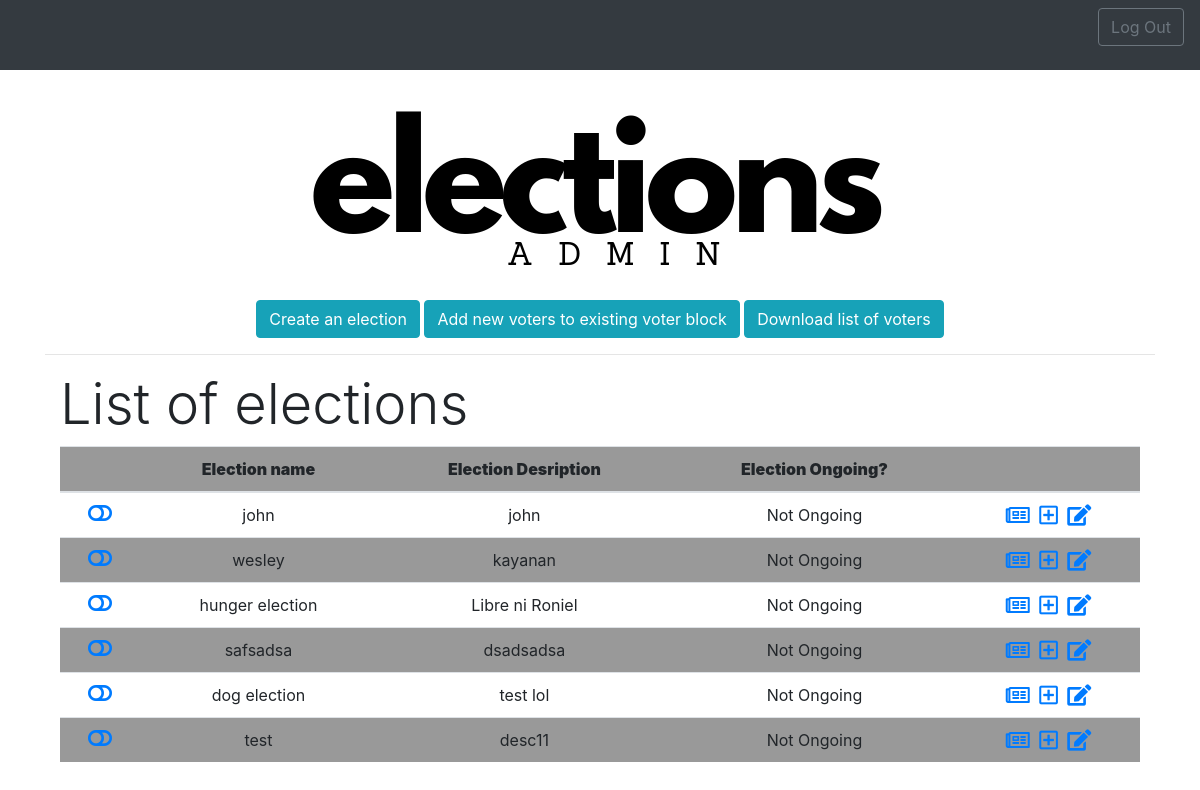
Screenshot of /index.php (signed in) with the database file from the repository.
### tables this page shows
CREATE TABLE `election` (
  `id` int(11) NOT NULL,
  `name` varchar(50) DEFAULT NULL,
  `description` varchar(200) DEFAULT NULL,
  `enabled` tinyint(1) NOT NULL DEFAULT '0'
);

### index.php (the view, shortened to what this page needs)
<?php
  $link = mysqli_connect("localhost","root","","carl");
  $navbarOptions = '';
  if((isset($_SESSION["admin-loggedin"]))){
    $navbarOptions = '<form action="admin_logout.php" method="post">
                      <button type="submit" class="btn btn-outline-secondary" name="logout" id="logout">Log Out</button>
                    </form>';
  } else {
   header("Location: homepage.php");
  }
 ?>
<html>
  <head>
    <link rel = "stylesheet" href = "elections.css">
    <link rel="stylesheet" type="text/css" href="animate.css">
    <link rel="stylesheet" href="https://stackpath.bootstrapcdn.com/bootstrap/4.3.1/css/bootstrap.min.css">
    <link rel="stylesheet" href="https://use.fontawesome.com/releases/v5.3.1/css/all.css">
  </head>
  <body>
    <header>
      <nav class="navbar navbar-dark bg-dark">
        <ul class="navbar-nav">
          <li class="nav-item align-self-center">
            <?php echo $navbarOptions; ?>
          </li>
        </ul>
      </nav>
    </header>
    <main>
      <div class="container">
        <div align="center" class="">
            <img src="elections admin.png">
        </div>
        <div align="center">
            <a><button type="button" class="btn btn-info" data-toggle="modal" data-target="#createElectionsModal"> Create an election </button></a>
            <a href="new_voters.php" ><button type="button" class="btn btn-info"> Add new voters to existing voter block </button></a>
            <a href="print_users.php" ><button type="button" class="btn btn-info"> Download list of voters </button></a>
        </div>
        <hr>
        <div class="container">
            <h2 class="display-4">List of elections</h2>
            <table class="table table-hover" style="border-collapse:collapse;">
                <thead align="center">
                  <tr>
                    <th></th>
                    <th scope="col"><strong>Election name</strong></th>
                    <th scope="col"><strong>Election Desription</strong></th>
                    <th scope="col"><strong>Election Ongoing?</strong></th>
                    <th colspan=2></th>
                  </tr>
                </thead>
                <tbody>
                  <?php
                  $count=1;
                  $sel_query="Select * from election ORDER BY id desc;";
                  $result = mysqli_query($link,$sel_query);
                  while($row = mysqli_fetch_assoc($result)) { ?>
                    <td align="center">
                      <?php
                          if($row["enabled"] == 0){
                              echo '<a href="enable_election.php?id=' . $row["id"] . '"><i class="fas fa-toggle-off fa-lg" title="Enable"></i></a>';
                          } else {
                              echo '<a href="disable_election.php?id=' . $row["id"] . '"><i class="fas fa-toggle-on fa-lg" title="Disable" style="color: green;"></i></a>';
                          }
                      ?>
                    </td>
                    <td align="center"><?php print $row["name"]; ?></td>
                    <td align="center"><?php print $row["description"]; ?></td>
                    <?php
                        if($row["enabled"] == 0){
                            echo '<td align="center">Not Ongoing</td>';
                        }else{
                            echo '<td align="center">Ongoing</td>';
                        }
                    ?>
                    <td align="center">
                      <a href="new_subelection.php?id= <?php print $row["id"]; ?> "><i class="far fa-newspaper fa-lg" style="margin-right: 5px" title="Add new subelection"></i></a>
                      <a href="new_voter_block.php?id= <?php print $row["id"]; ?> "><i class="far fa-plus-square fa-lg" style="margin-right: 5px" title="Add new voter block"></i></a>
                      <a href="election_detail.php?id= <?php print $row["id"]; ?> "><i class="fas fa-edit fa-lg" title="View details"></i></a>
                    </td>
                  <?php $count++; } ?>
                </tbody>
            </table>
        </div>
      </div>
    </main>
  </body>
</html>

### rows the page displays
election: name "john", description "john", enabled "Not Ongoing"
election: name "wesley", description "kayanan", enabled "Not Ongoing"
election: name "hunger election", description "Libre ni Roniel", enabled "Not Ongoing"
election: name "safsadsa", description "dsadsadsa", enabled "Not Ongoing"
election: name "dog election", description "test lol", enabled "Not Ongoing"
election: name "test", description "desc11", enabled "Not Ongoing"
